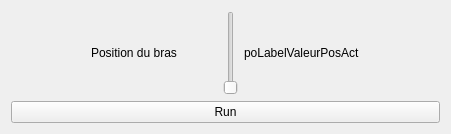
      <widget class="QWidget" name="collaboTab">
       <property name="autoFillBackground">
        <bool>true</bool>
       </property>
       <attribute name="title">
        <string>Collaboratif</string>
       </attribute>
       <layout class="QVBoxLayout" name="verticalLayout">
        <item>
         <layout class="QHBoxLayout" name="horizontalLayout">
          <item>
           <spacer name="horizontalSpacer">
            <property name="orientation">
             <enum>Qt::Horizontal</enum>
            </property>
            <property name="sizeHint" stdset="0">
             <size>
              <width>40</width>
              <height>20</height>
             </size>
            </property>
           </spacer>
          </item>
          <item>
           <spacer name="horizontalSpacer_4">
            <property name="orientation">
             <enum>Qt::Horizontal</enum>
            </property>
            <property name="sizeHint" stdset="0">
             <size>
              <width>40</width>
              <height>20</height>
             </size>
            </property>
           </spacer>
          </item>
          <item>
           <widget class="QLabel" name="label_31">
            <property name="text">
             <string>Position du bras</string>
            </property>
           </widget>
          </item>
          <item>
           <spacer name="horizontalSpacer_3">
            <property name="orientation">
             <enum>Qt::Horizontal</enum>
            </property>
            <property name="sizeHint" stdset="0">
             <size>
              <width>40</width>
              <height>20</height>
             </size>
            </property>
           </spacer>
          </item>
          <item>
           <widget class="QSlider" name="Slider_col">
            <property name="orientation">
             <enum>Qt::Vertical</enum>
            </property>
           </widget>
          </item>
          <item>
           <widget class="QLabel" name="poLabelValeurPosAct_col">
            <property name="text">
             <string>poLabelValeurPosAct</string>
            </property>
           </widget>
          </item>
          <item>
           <spacer name="horizontalSpacer_5">
            <property name="orientation">
             <enum>Qt::Horizontal</enum>
            </property>
            <property name="sizeHint" stdset="0">
             <size>
              <width>40</width>
              <height>20</height>
             </size>
            </property>
           </spacer>
          </item>
          <item>
           <spacer name="horizontalSpacer_2">
            <property name="orientation">
             <enum>Qt::Horizontal</enum>
            </property>
            <property name="sizeHint" stdset="0">
             <size>
              <width>40</width>
              <height>20</height>
             </size>
            </property>
           </spacer>
          </item>
         </layout>
        </item>
        <item>
         <widget class="QPushButton" name="run_col">
          <property name="text">
           <string>Run</string>
          </property>
         </widget>
        </item>
       </layout>
      </widget>
